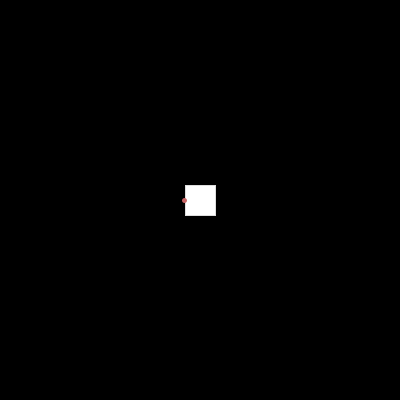
Frame 1 (no input)
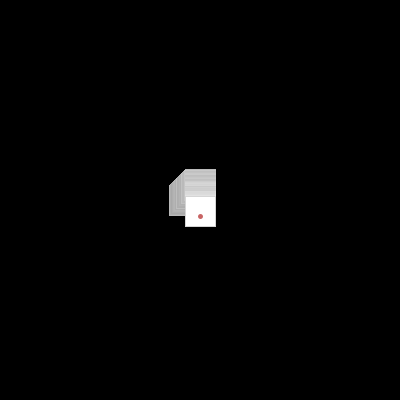
Frame 60 (the mouse pressed at the canvas centre just before this capture)
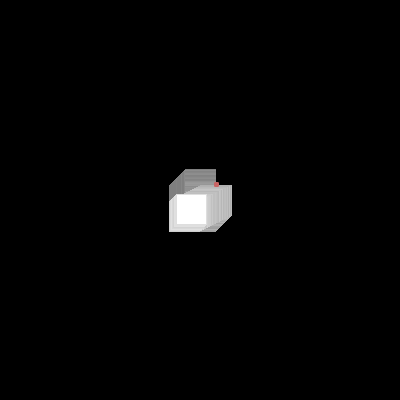
Frame 120 (the mouse held since frame 60 and released just before this capture)

The Processing sketch that drew these frames (run headless with seeded random() and noise(); from frame 60 on, the mouse is pressed at the canvas centre):

// Processing sketch: processing_157834
// ── processing_157834.pde


boolean map[][] = new boolean[1000][1000];
float tx, ty;
float x,y;
int rad;
boolean run;

void setup(){
  frameRate(100);
  size(400,400);
  for(int i=0;i<width;i++){
    for(int j=0;j<height;j++){
      map[i][j]=false;
    }
  }
  background(0);
  x=width/2;y=height/2;
  tx=x;ty=y;
  rad=30;
  run = true;
  
}

void draw(){
  fill(0, 1); // semi-transparent white
  noStroke();
  rect(0, 0, width, height);
  
  float c = random(210,230);
  fill(255);
  smooth();
  stroke(c);
  strokeWeight(1);
  rect(x-rad/2,y-rad/2,rad,rad);
  fillrect();
  if (((int)x==(int)tx)&&((int)y==(int)ty)) {
    getNewTarget();
  }
  stroke(200,100,100);
  strokeWeight(5);
  point(tx,ty);
  float cx=x-tx;
  float cy=y-ty;
  if (abs(cx)>abs(cy)){
    cy=cy/abs(cx);
    cx=cx/abs(cx);
  }
  else{
    cx=cx/abs(cy);
    cy=cy/abs(cy);
  }
  if (run){
  x=x-cx;
  y=y-cy;
  }
  
  if (check()){
    setup();
  }
}

boolean check(){
  float bump = rad+10;
  if (tx+rad+bump>width) return true;
  if (ty+rad+bump>height) return true;
  if (tx-rad-bump<0) return true;
  if (ty-rad-bump<0) return true;
  return false;
}

void fillrect(){
  for(int i=-(rad/2);i<=rad/2;i++){
    for(int j=-(rad/2);j<=rad/2;j++){
      map[(int)x+i][(int)y+j]=true;
    }
  }
}

void getNewTarget(){
  
  float mx=tx, my=ty;
  float min=999999;
  for(int i=0;i<width;i++){
    for(int j=0;j<height;j++){
      if (!map[i][j]){
        if (min>dist(width/2,height/2,i,j)){
          min=dist(width/2,height/2,i,j);
          mx=i;my=j;
        }
      }
    }
  }
  
  tx=mx;ty=my;
}
